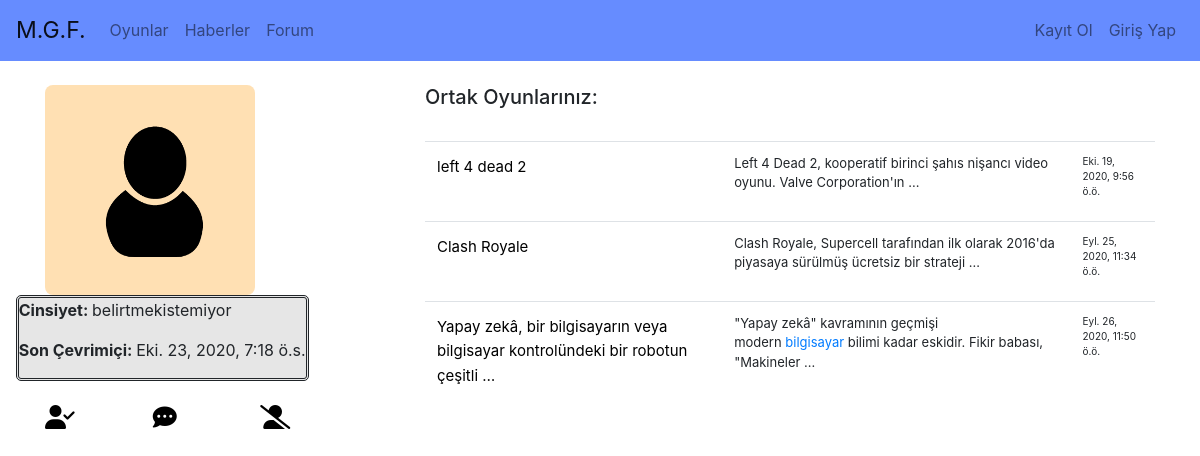
Screenshot of /user/profil/forum/1 with the database file from the repository.
### user/models.py (models this page shows, shortened)
class Profil(models.Model):
    user = models.OneToOneField(User, on_delete=models.CASCADE)
    dogum_gunu=models.DateField(
        verbose_name="Doğum Günü",
        null=True,
        blank=True,
    )
    cinsiyet=models.CharField(
        max_length=20,
        choices=Cinsiyet_CHOICES,
        default='belirtmekistemiyor'
    )
    hakkında=models.TextField(
        max_length=400,
        verbose_name="hakkımda",
        null=True,
        blank=True,
    )
    location = models.CharField(
        max_length=30,
        blank=True,
        default="Bilgi girilmemiş.",
        verbose_name="Konum"
    )
    user_image=models.ImageField(
        blank= True,
        null=True,
        verbose_name="Fotoğrafınız"
    )

### forum/models.py (models this page shows)
class Forum(models.Model):
    soran= models.ForeignKey("auth.User", on_delete=models.CASCADE)
    title=models.CharField(
        max_length=200,
        verbose_name="Başlık",
    )
    oyun=models.CharField(
        max_length=70,
        verbose_name="Oyun ismi",
        blank=True,
        null=True,
    )
    sorulanTarih=models.DateTimeField(
        verbose_name="Doğum Günü",
        auto_now=True,
    )
    soru=RichTextField()
    BegenmeSayısı=models.CharField(
        max_length=100,
        default=0,
    )
    YorumSayısı=models.CharField(
        max_length=100,
        default=0
    )

### user/views.py (the view)
# urls.py: path("profil/forum/<int:id>", views.listforum, name="listforum"),
def listforum(request,id):
    try:
        oyuncu=get_object_or_404(User, id=id)
        forumlar=Forum.objects.filter(soran=id)
    except:
        messages.info(request,"Maalesef kullanıcı bulunamadı.")
        return redirect("anaSayfa")
    context={
        "oyuncu":oyuncu,
        "forumlar":forumlar
    }
    return render(request,"listeForumları.html", context)

### templates/listeForumları.html (shortened to what this page needs)
{% extends 'anaSayfa.html' %}
{% load static %}
{% block body %}
<div class="row">
    <div class="col-md-4">
        <div style="position: fixed;">
            {% if oyuncu.profil.user_image %}
                <div style="width:210px; height:210px; background-color:#ffe0b3; border-radius:8px; padding:11%;">
                    <img class="img-fluid" style="width:150px; height:150px;" src="{{oyuncu.profil.user_image.url}}">
                </div>
            {% else %}
                <div style="width:210px; height:210px; background-color:#ffe0b3; border-radius:8px; padding:11%;">
                    <img class="img-fluid" style="width:150px; height:150px;" src="{% static 'kullanıcıimg.png'%}">
                </div>
            {% endif %}
            <div style="border-style:double; margin-right:10%; margin-left:-10%; border-radius:5px; border-width:3px; background-color:#e6e6e6;">
                {% if oyuncu.profil.cinsiyet %}
                    <p><strong>Cinsiyet: </strong>{{oyuncu.profil.cinsiyet}}</p>
                {% endif %}
                <p><strong>Son Çevrimiçi: </strong>{{oyuncu.last_login}}</p>
            </div>
            <br>
            <div class="row">
                <div class="col">
                    <a title="Arkadaş Ekle" href="/user/add/{{oyuncu.id}}"><i class="fas fa-user-check" style="font-size:24px; color: black"></i></a>
                </div>
                <div class="col">
                    <a title="Mesaj At" href="/user/direct-mesaj/{{oyuncu.id}}"><i class="fas fa-comment-dots" style="font-size:24px; color: black"></i></a>
                </div>
                <div class="col">
                    <a title="Engelle" href="/user/block/{{oyuncu.id}}"><i class="fas fa-user-alt-slash" style="font-size:24px; color: black"></i></a>
                </div>
            </div>
        </div>
    </div>
    <div class="col-md-8">
        <h5>Ortak Oyunlarınız:</h5>
        <br>
        <table class="table table-hover">
            <tbody>
            {% for forum in forumlar %}
                <tr>
                    <td><a style="color:black; font-size:15px;" href="/forum/detail/{{forum.id}}">{{forum.title|truncatewords:10}}</a></td>
                    <td style="font-size:13px;">{{forum.soru|safe|truncatewords:12}}</td>
                    <td style="font-size:10px">{{forum.sorulanTarih}}</td>
                </tr>
            {% endfor %}
            </tbody>
        </table>
    </div>
</div>
{% endblock body %}

### rows the page displays
Forum: title "left 4 dead 2", soru "Left 4 Dead 2, kooperatif birinci şahıs nişancı video oyunu. Valve Corporation'ın …", sorulanTarih "Eki. 19, 2020, 9:56 ö.ö."
Forum: title "Clash Royale", soru "Clash Royale, Supercell tarafından ilk olarak 2016'da piyasaya sürülmüş ücretsiz bir strateji …", sorulanTarih "Eyl. 25, 2020, 11:34 ö.ö."
Forum: title "Yapay zekâ, bir bilgisayarın veya bilgisayar kontrolündeki bir robotun çeşitli …", soru "\"Yapay zekâ\" kavramının geçmişi modern bilgisayar bilimi kadar eskidir. Fikir babası, \"Makineler …", sorulanTarih "Eyl. 26, 2020, 11:50 ö.ö."

### other values shown
{{ oyuncu.profil.cinsiyet }} "belirtmekistemiyor"
{{ oyuncu.last_login }} "Eki. 23, 2020, 7:18 ö.s."
